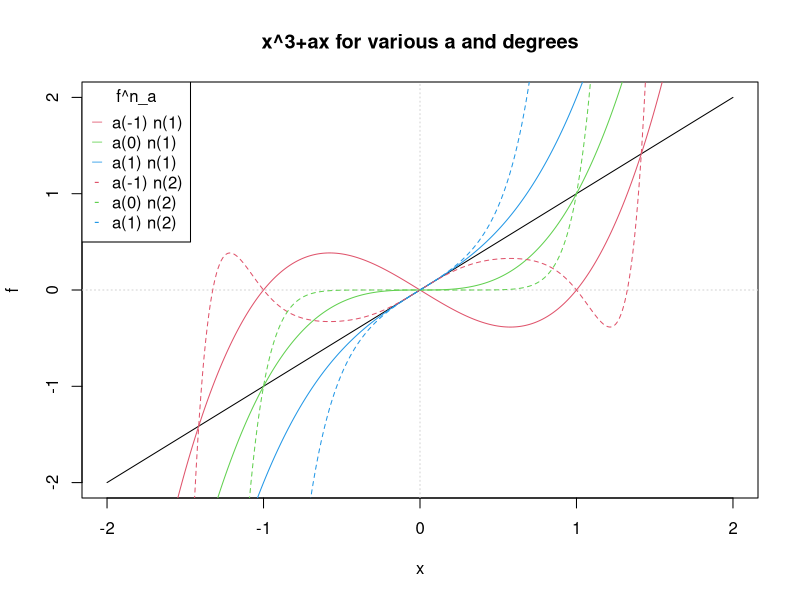
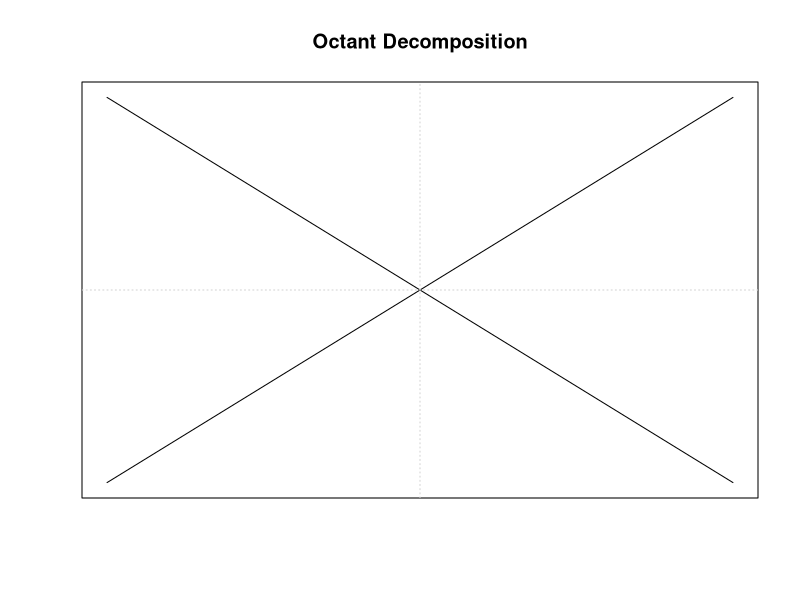
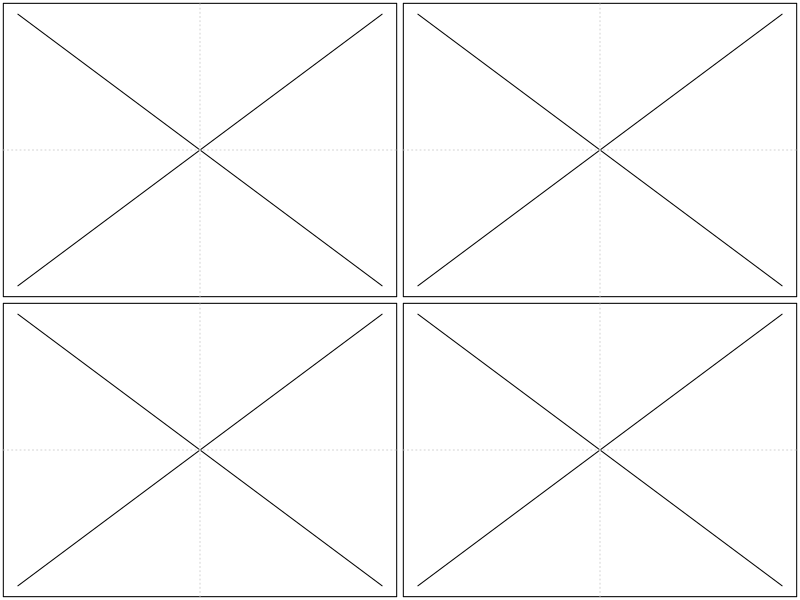
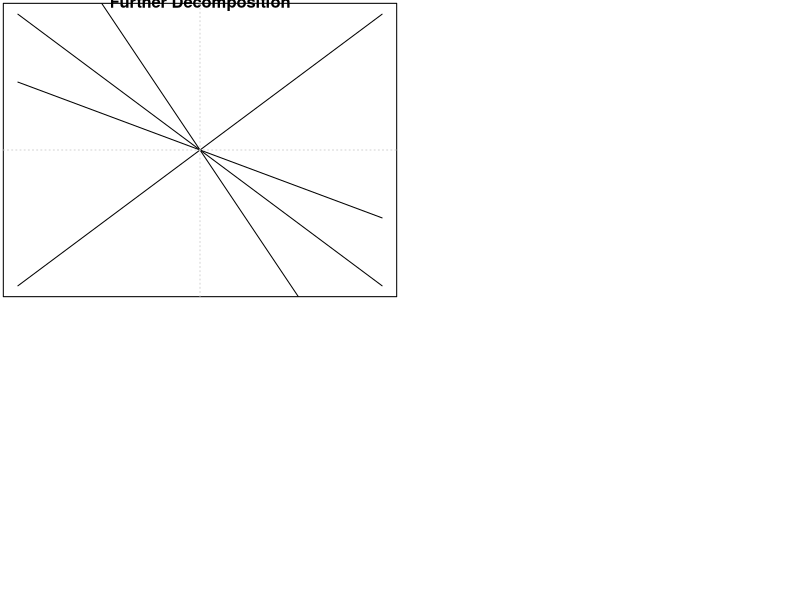
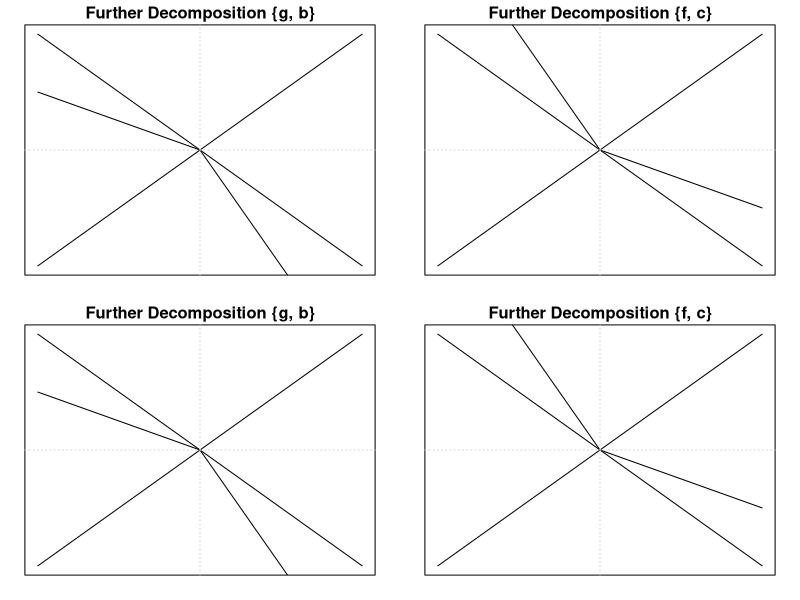
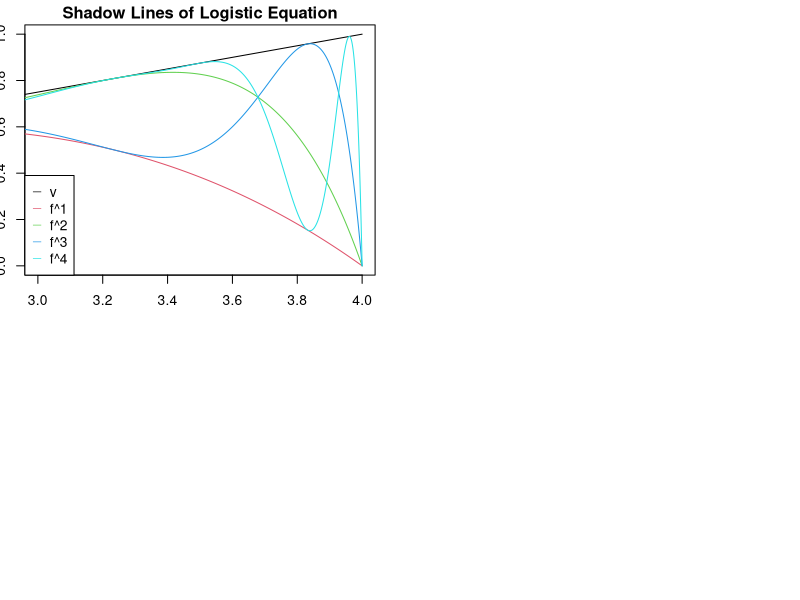

These figures' R source, in order:
## ---- chunk 1
knitr::opts_chunk$set(echo = TRUE)
## ---- chunk 2
a = -1:1
x = seq(from = -2, to = 2, by = .01)

plot(x, x, type = "l", main = "x^3+ax for various a and degrees", ylab = "f")
grid(nx = 2, ny = 2)

f = function(a, x) {
  x^3+a*x
}

for (i in 1:length(a)) {
  lines(x, f(a[i], x), col = i + 1, lty = 1)
}

for (i in 1:length(a)) {
  lines(x, f(a[i], f(a[i], x)), col = i + 1, lty = 2)
}

legend("topleft", c(paste0("a(", a, ") n(1)"), paste0("a(", a, ") n(2)")), col = 2:(length(a) + 1), pch = c("_", "_", "_", "-", "-", "-"), title = "f^n_a")
## ---- chunk 3
x = -1:1
plot(x, x, type ="l", xaxt = "n", yaxt = "n", xlab = "", ylab = "", main = "Octant Decomposition")
lines(x, -x)
grid(nx = 2, ny = 2)
## ---- chunk 4
par(mfrow = c(2, 2), mar = rep(.2, 4))
for (i in 1:4) {
  plot(x, x, type ="l", xaxt = "n", yaxt = "n", xlab = "", ylab = "")
  lines(x, -x)
  grid(nx = 2, ny = 2)
}
## ---- chunk 5
plot(x, x, type ="l", xaxt = "n", yaxt = "n", xlab = "", ylab = "", main = "Further Decomposition")
lines(x, -x)
lines(x, -2*x)
lines(x, -x/2)
grid(nx = 2, ny = 2)
## ---- chunk 6
par(mfrow = c(2, 2), mar = rep(1.5, 4))

for (i in 1:2) {
  plot(c(-1, 1), c(-1, 1), type ="l", xaxt = "n", yaxt = "n", xlab = "", ylab = "", main = "Further Decomposition {g, b}")
  lines(c(-1, 1), -c(-1, 1))
  lines(c(0, 1), -2*c(0, 1))
  lines(c(-1, 0), -c(-1, 0)/2)
  grid(nx = 2, ny = 2)

  plot(c(-1, 1), c(-1, 1), type ="l", xaxt = "n", yaxt = "n", xlab = "", ylab = "", main = "Further Decomposition {f, c}")
  lines(c(-1, 1), -c(-1, 1))
  lines(c(-1, 0), -2*c(-1, 0))
  lines(c(0, 1), -c(0, 1)/2)
  grid(nx = 2, ny = 2)
}

## ---- chunk 7
a = seq(from = 0, to = 4, by = .001)
x = .5
n = 5
f = a*x*(1-x)
plot(a, f, type = 'n', xlim = c(3,4), ylim = c(0,1), main = "Shadow Lines of Logistic Equation")
for (i in 1:n) {
  lines(a, f, col = i)
  f = a*f*(1-f)
}
legend("bottomleft", c("v", paste0("f^", 1:(n-1))), pch = "_", col = 1:n)
## ---- chunk 8
a = matrix(NA, nrow = 7)
p = matrix(NA, nrow = 7)
d = matrix(NA, nrow = 7)
r = matrix(NA, nrow = 7)

a[2] = 7
a[3] = 10
p[1] = 1
d[3] = a[3] - a[2]
r[3] = 4.7514
r[4] = 4.6562
r[5] = 4.6682
r[6] = 4.6687
r[7] = 4.6693
for (i in 2:length(p)) {
  p[i] = p[i - 1] * 2
}

for (i in 4:length(r)) {
  d[i] = (1 / r[i]) * d[i - 1]
  a[i] = d[i] + a[i - 1]
}

BifPointTab = cbind(a, p, d, r)
colnames(BifPointTab) = c("Bifurcation Point", "Period", "Difference", "Ratio")
BifPointTab

print(paste0("Approx. value of a where chaos can be observed: ~", BifPointTab[7, 1]))
